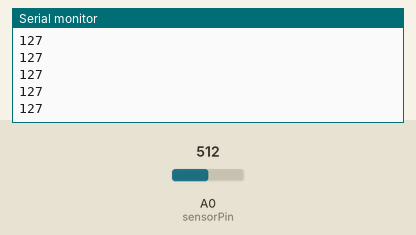
Simulated run of this sketch. Board: Arduino Uno, built with avr-gcc and run on an emulated ATmega328P. On the bench: the last lines printed to the serial monitor. The inputs (shaded band) are chosen by the test bench; at power-on: A0 (sensorPin) = 512.

Above: at 1.2 s.
1.3 s: A0 (sensorPin) set to 716
At 1.31 s:
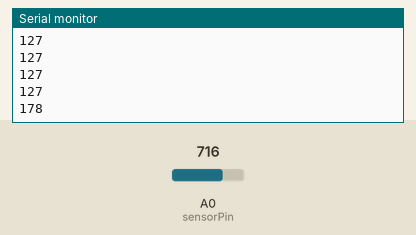
2.8 s: A0 (sensorPin) set to 900
At 2.81 s:
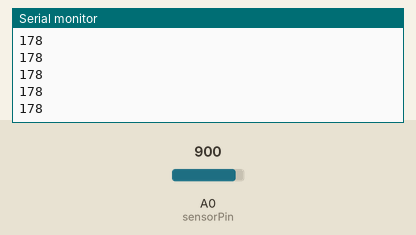
Timing chart, 0 to 5.8 s (numbered marks = the images above; inputs shaded):
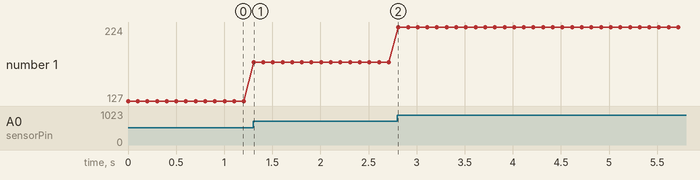

The sketch:

Analog_Input.ino
```cpp
/*  Arduino program 7 to Read input and Print on Serial Monitor
 *  Date: 19th Nov 17
 *  @BML Munjal University, Arduino 101 Workshop
 */
int sensorPin = A0;    // select the input pin for the potentiometer
int sensorValue = 0;  // variable to store the value coming from the sensor

void setup() {
  Serial.begin(9600); // baud rate

}

void loop() {
  // read the value from the sensor:
  sensorValue = analogRead(sensorPin);   // reading value from analog sensor
  sensorValue = map(sensorValue, 0, 1023, 0, 255);   // Mapping the value of analog sensor
  Serial.println(sensorValue);   // printing the value on serial Monitor
  delay(100);
}
```

Measured:
- after the input at 1.3 s, the serial monitor: prints a new line at once (image 1)
- plotted number 1: 127 → 178 after the input at 1.3 s, 178 → 224 after the input at 2.8 s
